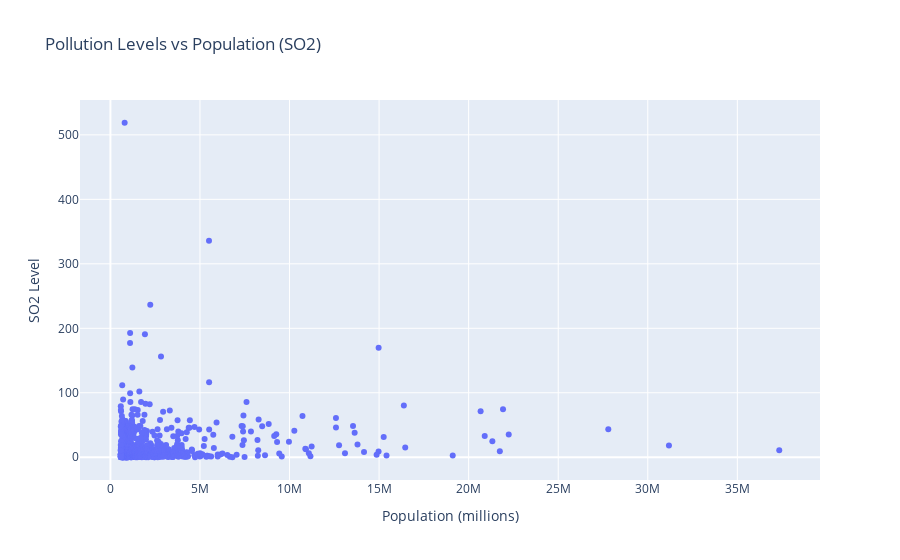

Source (notebook cell):
### Code cell
# Rename columns for clarity
city_data_df.rename(columns={"Name of City": "City", "2021 Population": "Population"}, inplace=True)

# Available pollutants
pollutants = ["SO2", "NO2", "PM10", "PM2.5", "O3", "CO"]

# Dropdown widget to select pollutant
pollutant_dropdown = widgets.Dropdown(
    options=pollutants,
    value="SO2",
    description="Select Pollutant:",
    style={"description_width": "initial"}
)

# Create output widget
output = widgets.Output()

def update_scatter_plot(change):
    with output:
        clear_output(wait=True)
        selected_pollutant = change["new"]  # Get the newly selected pollutant
        fig = px.scatter(
            city_data_df,
            x="Population",
            y=selected_pollutant,
            hover_data={"City": True, "Country": True, "Population": ':,', selected_pollutant: ':,.2f'},
            labels={"Population": "Population (millions)", selected_pollutant: f"{selected_pollutant} Level"},
            title=f"Pollution Levels vs Population ({selected_pollutant})",
        )
        display(fig)

# Display dropdown and interactive scatter plot
display(pollutant_dropdown, output)

# Observe changes in dropdown selection
pollutant_dropdown.observe(update_scatter_plot, names="value")

# Initial plot
with output:
    update_scatter_plot({"new": pollutant_dropdown.value})  # Pass initial value correctly

### Figure 1 — Plotly figure (JSON) as saved in the notebook; plotly's stock layout.template omitted (floating-point values rounded to 4 significant figures; data arrays with more than 128 entries replaced by an {"elided": "..."} marker saying what was removed)
{"data": [{"customdata": {"elided": "1000x2 str values"}, "hovertemplate": "Population (millions)=%{x:,}<br>SO2 Level=%{y:,.2f}<br>City=%{customdata[0]}<br>Country=%{customdata[1]}<extra></extra>", "legendgroup": "", "marker": {"color": "#636efa", "symbol": "circle"}, "mode": "markers", "name": "", "orientation": "v", "showlegend": false, "type": "scatter", "x": {"elided": "1000 int values"}, "xaxis": "x", "y": {"elided": "1000 float values"}, "yaxis": "y"}], "layout": {"legend": {"tracegroupgap": 0}, "title": {"text": "Pollution Levels vs Population (SO2)"}, "xaxis": {"anchor": "y", "domain": [0, 1], "title": {"text": "Population (millions)"}}, "yaxis": {"anchor": "x", "domain": [0, 1], "title": {"text": "SO2 Level"}}}}
